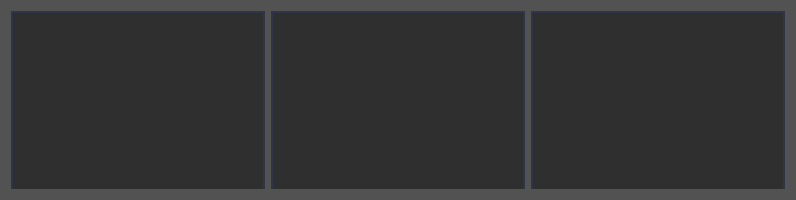
<?xml version="1.0" encoding="UTF-8"?>
<ui version="4.0">
 <class>GameStatsTable</class>
 <widget class="QWidget" name="GameStatsTable">
  <property name="geometry">
   <rect>
    <x>0</x>
    <y>0</y>
    <width>796</width>
    <height>200</height>
   </rect>
  </property>
  <property name="minimumSize">
   <size>
    <width>0</width>
    <height>0</height>
   </size>
  </property>
  <property name="windowTitle">
   <string>Form</string>
  </property>
  <property name="styleSheet">
   <string notr="true">QWidget{
	border: 3px  rgba(0,0,0,110);
	border-radius:0px;
	background-color: rgba(0, 0, 0,110);
}

QLabel{
	background-color: rgb(255, 0, 4);
	border-radius: 5px;
}
QTableWidget{
	background-color: qlineargradient(spread: pad, 
	x1:0, y1:0,
	x2:0, y2:1.25, 
	stop:0 rgba(20, 20, 20, 120), 
	stop:1 rgba(0, 0, 0, 0)
	);
	border: 2px solid rgba(50, 105, 255, 30),;
	border-bottom: 0px;
	border-radius: 0px;
	color: white;
}

QHeaderView {
	background-color: rgba(0, 0, 0,0);
	color: white;
}

QHeaderView::section {
	background-color: rgba(0, 0, 0,0);
	color: white;
}</string>
  </property>
  <layout class="QHBoxLayout" name="horizontalLayout">
   <item>
    <widget class="QTableWidget" name="leftTable">
     <property name="font">
      <font>
       <pointsize>8</pointsize>
      </font>
     </property>
     <property name="frameShape">
      <enum>QFrame::NoFrame</enum>
     </property>
     <property name="frameShadow">
      <enum>QFrame::Plain</enum>
     </property>
     <property name="editTriggers">
      <set>QAbstractItemView::NoEditTriggers</set>
     </property>
     <property name="selectionBehavior">
      <enum>QAbstractItemView::SelectItems</enum>
     </property>
     <property name="showGrid">
      <bool>false</bool>
     </property>
     <property name="gridStyle">
      <enum>Qt::NoPen</enum>
     </property>
     <property name="cornerButtonEnabled">
      <bool>false</bool>
     </property>
     <attribute name="horizontalHeaderVisible">
      <bool>false</bool>
     </attribute>
     <attribute name="horizontalHeaderStretchLastSection">
      <bool>true</bool>
     </attribute>
     <attribute name="verticalHeaderStretchLastSection">
      <bool>false</bool>
     </attribute>
    </widget>
   </item>
   <item>
    <widget class="QTableWidget" name="rightTable">
     <property name="font">
      <font>
       <pointsize>8</pointsize>
       <weight>50</weight>
       <bold>false</bold>
      </font>
     </property>
     <property name="frameShape">
      <enum>QFrame::NoFrame</enum>
     </property>
     <property name="frameShadow">
      <enum>QFrame::Plain</enum>
     </property>
     <property name="editTriggers">
      <set>QAbstractItemView::NoEditTriggers</set>
     </property>
     <property name="alternatingRowColors">
      <bool>false</bool>
     </property>
     <property name="selectionBehavior">
      <enum>QAbstractItemView::SelectItems</enum>
     </property>
     <property name="showGrid">
      <bool>false</bool>
     </property>
     <property name="gridStyle">
      <enum>Qt::NoPen</enum>
     </property>
     <property name="cornerButtonEnabled">
      <bool>false</bool>
     </property>
     <property name="rowCount">
      <number>0</number>
     </property>
     <attribute name="horizontalHeaderVisible">
      <bool>false</bool>
     </attribute>
     <attribute name="horizontalHeaderCascadingSectionResizes">
      <bool>false</bool>
     </attribute>
     <attribute name="horizontalHeaderStretchLastSection">
      <bool>true</bool>
     </attribute>
     <attribute name="verticalHeaderStretchLastSection">
      <bool>false</bool>
     </attribute>
     <column>
      <property name="text">
       <string>New Column</string>
      </property>
     </column>
     <column>
      <property name="text">
       <string>New Column</string>
      </property>
     </column>
    </widget>
   </item>
   <item>
    <widget class="QTableWidget" name="PropertyTable">
     <property name="font">
      <font>
       <pointsize>8</pointsize>
      </font>
     </property>
     <property name="frameShape">
      <enum>QFrame::NoFrame</enum>
     </property>
     <property name="frameShadow">
      <enum>QFrame::Plain</enum>
     </property>
     <property name="editTriggers">
      <set>QAbstractItemView::NoEditTriggers</set>
     </property>
     <property name="selectionBehavior">
      <enum>QAbstractItemView::SelectItems</enum>
     </property>
     <property name="showGrid">
      <bool>false</bool>
     </property>
     <property name="gridStyle">
      <enum>Qt::NoPen</enum>
     </property>
     <property name="cornerButtonEnabled">
      <bool>false</bool>
     </property>
     <attribute name="horizontalHeaderVisible">
      <bool>false</bool>
     </attribute>
     <attribute name="horizontalHeaderStretchLastSection">
      <bool>true</bool>
     </attribute>
     <attribute name="verticalHeaderStretchLastSection">
      <bool>false</bool>
     </attribute>
    </widget>
   </item>
  </layout>
 </widget>
 <resources/>
 <connections/>
</ui>
